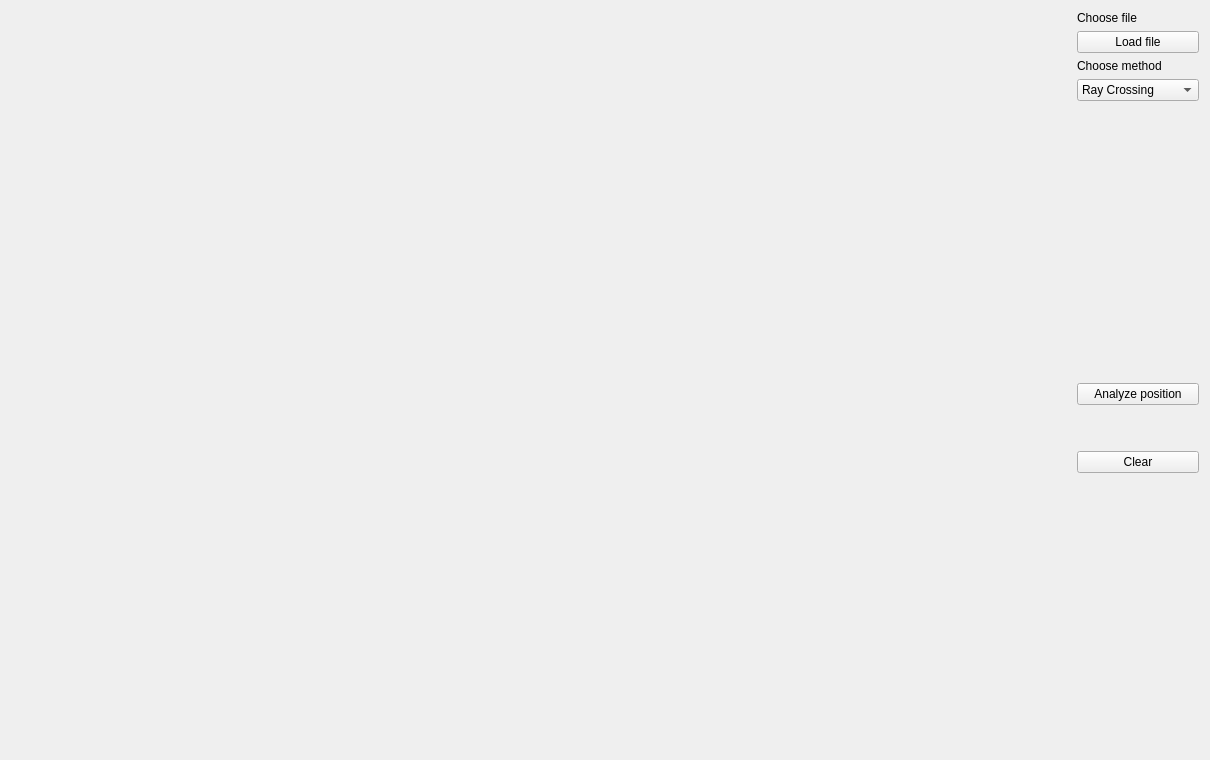
<?xml version="1.0" encoding="UTF-8"?>
<ui version="4.0">
 <class>MainForm</class>
 <widget class="QWidget" name="MainForm">
  <property name="geometry">
   <rect>
    <x>0</x>
    <y>0</y>
    <width>1210</width>
    <height>760</height>
   </rect>
  </property>
  <property name="windowTitle">
   <string>Point in polygon</string>
  </property>
  <layout class="QHBoxLayout" name="horizontalLayout">
   <item>
    <widget class="Draw" name="Canvas" native="true">
     <property name="sizePolicy">
      <sizepolicy hsizetype="Expanding" vsizetype="Expanding">
       <horstretch>0</horstretch>
       <verstretch>0</verstretch>
      </sizepolicy>
     </property>
    </widget>
   </item>
   <item>
    <layout class="QVBoxLayout" name="verticalLayout">
     <item>
      <widget class="QLabel" name="label_4">
       <property name="text">
        <string>Choose file</string>
       </property>
      </widget>
     </item>
     <item>
      <widget class="QPushButton" name="pushButton_File">
       <property name="text">
        <string>Load file</string>
       </property>
      </widget>
     </item>
     <item>
      <widget class="QLabel" name="label_2">
       <property name="text">
        <string>Choose method</string>
       </property>
      </widget>
     </item>
     <item>
      <widget class="QComboBox" name="comboBox">
       <item>
        <property name="text">
         <string>Ray Crossing</string>
        </property>
       </item>
       <item>
        <property name="text">
         <string>Winding Number</string>
        </property>
       </item>
      </widget>
     </item>
     <item>
      <spacer name="verticalSpacer_2">
       <property name="orientation">
        <enum>Qt::Vertical</enum>
       </property>
       <property name="sizeHint" stdset="0">
        <size>
         <width>20</width>
         <height>28</height>
        </size>
       </property>
      </spacer>
     </item>
     <item>
      <widget class="QPushButton" name="pushButton_Position">
       <property name="text">
        <string>Analyze position</string>
       </property>
      </widget>
     </item>
     <item>
      <widget class="QLabel" name="label">
       <property name="text">
        <string/>
       </property>
      </widget>
     </item>
     <item>
      <widget class="QLabel" name="label_3">
       <property name="text">
        <string/>
       </property>
      </widget>
     </item>
     <item>
      <widget class="QPushButton" name="pushButton_Clear">
       <property name="text">
        <string>Clear</string>
       </property>
      </widget>
     </item>
     <item>
      <spacer name="verticalSpacer">
       <property name="orientation">
        <enum>Qt::Vertical</enum>
       </property>
       <property name="sizeHint" stdset="0">
        <size>
         <width>20</width>
         <height>40</height>
        </size>
       </property>
      </spacer>
     </item>
    </layout>
   </item>
  </layout>
 </widget>
 <customwidgets>
  <customwidget>
   <class>Draw</class>
   <extends>QWidget</extends>
   <header location="global">draw.h</header>
   <container>1</container>
  </customwidget>
 </customwidgets>
 <resources/>
 <connections/>
</ui>
